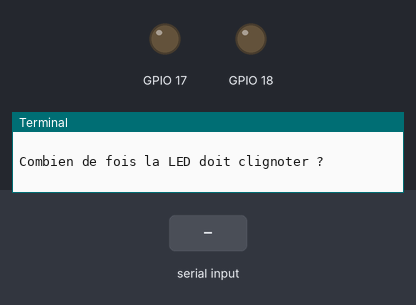
Bench run of a program on a simulated Raspberry Pi (BCM pin numbers). On the bench: output pins drawn as LEDs (lit = HIGH), the last lines printed to the terminal. Inputs (shaded band) come from the test bench.

Above: at 1.2 s.
1.3 s: "5" typed at the terminal, then Enter
2.8 s: "90" typed at the terminal, then Enter
4.3 s: "200" typed at the terminal, then Enter
At 5.5 s:
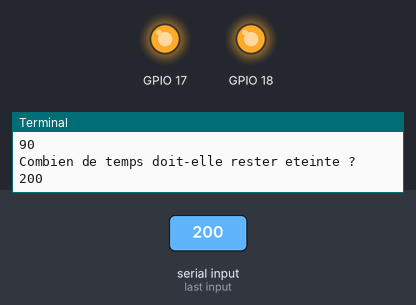
Timing chart, 0 to 7.3 s (numbered marks = the images above; inputs shaded):
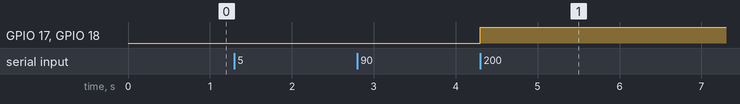

Measured:
- after the input at 4.3 s, GPIO 17, GPIO 18: LOW → HIGH at once

The program:

ledtest.py
```python
import RPi.GPIO as GPIO                                               # Importation des librairies qui gerent les ports
import time                                                           # Importation de la librairie temps

GPIO.setmode(GPIO.BCM)                                                # BCM : Numero des GPIO (GPIO 18)
GPIO.setup(18, GPIO.OUT)                                              # Definition du port en sortie
GPIO.setup(17, GPIO.OUT)                                              # Definition du port en sortie
GPIO.setwarnings(False)                                               # Mettre sur OFF les alertes (qui sont inutiles)


# Affichage de texte
print("\n+------------------/ Blink LED /------------------+")
print("|                                                 |")
print("| La LED doit etre reliee au GPIO 18 du Raspberry |")
print("|                                                 |")
print("+-------------------------------------------------+\n")

nbrBlink = int(input("Combien de fois la LED doit clignoter ?\n"))          # Utilisation de la fonction input pour acquerir des informations
tempsAllume = int(input("Combien de temps doit-elle rester allumee ?\n"))
tempsEteint = int(input("Combien de temps doit-elle rester eteinte ?\n"))

i = 0                                                                  # Definition d'une variable type compteur

while i < nbrBlink :
    GPIO.output(18, True)                                              # Mise a 1 du GPIO 18 (+5V)
    GPIO.output(17, True)                                              # Mise a 1 du GPIO 18 (+5V)
    time.sleep(tempsAllume)                                            # On attend le temps defini
    GPIO.output(18, False)                                             # Mise a zero du GPIO 18 (GND)
    GPIO.output(17, False)                                             # Mise a zero du GPIO 18 (GND)
    time.sleep(tempsEteint)                                            # ...
    i = i+1

GPIO.cleanup()
```
